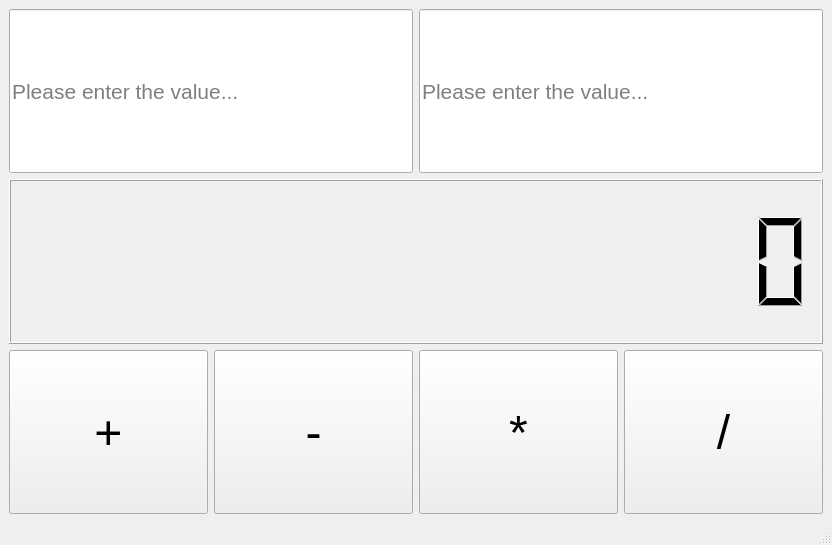
<?xml version="1.0" encoding="UTF-8"?>
<ui version="4.0">
 <class>MainWindow</class>
 <widget class="QMainWindow" name="MainWindow">
  <property name="geometry">
   <rect>
    <x>0</x>
    <y>0</y>
    <width>832</width>
    <height>545</height>
   </rect>
  </property>
  <property name="windowTitle">
   <string>MainWindow</string>
  </property>
  <widget class="QWidget" name="centralwidget">
   <layout class="QGridLayout" name="gridLayout">
    <item row="0" column="0">
     <layout class="QVBoxLayout" name="verticalLayout">
      <item>
       <layout class="QHBoxLayout" name="horizontalLayout">
        <item>
         <widget class="QLineEdit" name="value_1">
          <property name="sizePolicy">
           <sizepolicy hsizetype="Expanding" vsizetype="Expanding">
            <horstretch>0</horstretch>
            <verstretch>0</verstretch>
           </sizepolicy>
          </property>
          <property name="font">
           <font>
            <pointsize>16</pointsize>
           </font>
          </property>
          <property name="placeholderText">
           <string>Please enter the value...</string>
          </property>
         </widget>
        </item>
        <item>
         <widget class="QLineEdit" name="value_2">
          <property name="sizePolicy">
           <sizepolicy hsizetype="Expanding" vsizetype="Expanding">
            <horstretch>0</horstretch>
            <verstretch>0</verstretch>
           </sizepolicy>
          </property>
          <property name="font">
           <font>
            <pointsize>16</pointsize>
           </font>
          </property>
          <property name="dragEnabled">
           <bool>false</bool>
          </property>
          <property name="placeholderText">
           <string comment="Value 2" extracomment="Value 2">Please enter the value...</string>
          </property>
         </widget>
        </item>
       </layout>
      </item>
      <item>
       <widget class="QLCDNumber" name="lcd_result">
        <property name="sizePolicy">
         <sizepolicy hsizetype="Minimum" vsizetype="Expanding">
          <horstretch>0</horstretch>
          <verstretch>0</verstretch>
         </sizepolicy>
        </property>
        <property name="digitCount">
         <number>15</number>
        </property>
       </widget>
      </item>
      <item>
       <layout class="QHBoxLayout" name="horizontalLayout_2">
        <item>
         <widget class="QPushButton" name="btn_add">
          <property name="sizePolicy">
           <sizepolicy hsizetype="Minimum" vsizetype="Expanding">
            <horstretch>0</horstretch>
            <verstretch>0</verstretch>
           </sizepolicy>
          </property>
          <property name="font">
           <font>
            <pointsize>36</pointsize>
           </font>
          </property>
          <property name="text">
           <string>+</string>
          </property>
         </widget>
        </item>
        <item>
         <widget class="QPushButton" name="btn_subtract">
          <property name="sizePolicy">
           <sizepolicy hsizetype="Minimum" vsizetype="Expanding">
            <horstretch>0</horstretch>
            <verstretch>0</verstretch>
           </sizepolicy>
          </property>
          <property name="font">
           <font>
            <pointsize>36</pointsize>
           </font>
          </property>
          <property name="text">
           <string>-</string>
          </property>
         </widget>
        </item>
        <item>
         <widget class="QPushButton" name="btn_multiply">
          <property name="sizePolicy">
           <sizepolicy hsizetype="Minimum" vsizetype="Expanding">
            <horstretch>0</horstretch>
            <verstretch>0</verstretch>
           </sizepolicy>
          </property>
          <property name="font">
           <font>
            <pointsize>36</pointsize>
           </font>
          </property>
          <property name="text">
           <string>*</string>
          </property>
         </widget>
        </item>
        <item>
         <widget class="QPushButton" name="btn_divide">
          <property name="sizePolicy">
           <sizepolicy hsizetype="Minimum" vsizetype="Expanding">
            <horstretch>0</horstretch>
            <verstretch>0</verstretch>
           </sizepolicy>
          </property>
          <property name="font">
           <font>
            <pointsize>36</pointsize>
           </font>
          </property>
          <property name="text">
           <string>/</string>
          </property>
         </widget>
        </item>
       </layout>
      </item>
     </layout>
    </item>
   </layout>
  </widget>
  <widget class="QMenuBar" name="menubar">
   <property name="geometry">
    <rect>
     <x>0</x>
     <y>0</y>
     <width>832</width>
     <height>25</height>
    </rect>
   </property>
  </widget>
  <widget class="QStatusBar" name="statusbar"/>
 </widget>
 <resources/>
 <connections>
  <connection>
   <sender>btn_add</sender>
   <signal>clicked()</signal>
   <receiver>MainWindow</receiver>
   <slot>add()</slot>
   <hints>
    <hint type="sourcelabel">
     <x>100</x>
     <y>408</y>
    </hint>
    <hint type="destinationlabel">
     <x>184</x>
     <y>516</y>
    </hint>
   </hints>
  </connection>
  <connection>
   <sender>btn_subtract</sender>
   <signal>clicked()</signal>
   <receiver>MainWindow</receiver>
   <slot>subtract()</slot>
   <hints>
    <hint type="sourcelabel">
     <x>332</x>
     <y>442</y>
    </hint>
    <hint type="destinationlabel">
     <x>371</x>
     <y>516</y>
    </hint>
   </hints>
  </connection>
  <connection>
   <sender>btn_multiply</sender>
   <signal>clicked()</signal>
   <receiver>MainWindow</receiver>
   <slot>multiply()</slot>
   <hints>
    <hint type="sourcelabel">
     <x>496</x>
     <y>449</y>
    </hint>
    <hint type="destinationlabel">
     <x>532</x>
     <y>517</y>
    </hint>
   </hints>
  </connection>
  <connection>
   <sender>btn_divide</sender>
   <signal>clicked()</signal>
   <receiver>MainWindow</receiver>
   <slot>divide()</slot>
   <hints>
    <hint type="sourcelabel">
     <x>682</x>
     <y>438</y>
    </hint>
    <hint type="destinationlabel">
     <x>712</x>
     <y>515</y>
    </hint>
   </hints>
  </connection>
 </connections>
 <slots>
  <slot>add()</slot>
  <slot>subtract()</slot>
  <slot>multiply()</slot>
  <slot>divide()</slot>
 </slots>
</ui>
